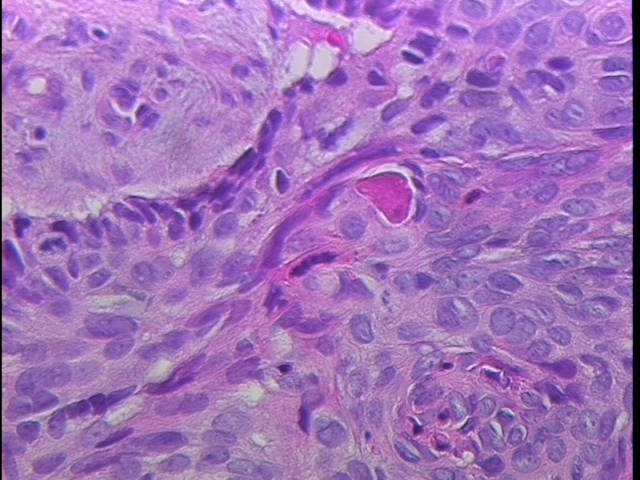
%> input picture Cancer/cancer 400x 1.bmp, 640 x 480 px
$ octave --eval "result = nuclei_counter(imread('Cancer/cancer 400x 1.bmp'));"   (GNU Octave 9; MATLAB toolbox functions it lacks are replaced by stand-ins)
%> lines starting %> are read from the running program, lines starting %| are printed output that depends on the picture

function [nuclei, V] = nuclei_counter(BW)
% This function takes a grayscale image and counts cell nuclei

% Image preprocessing
BW = bwareaopen(BW,30); % get rid of white regions smaller than 30 pixels. Modify if necessary.
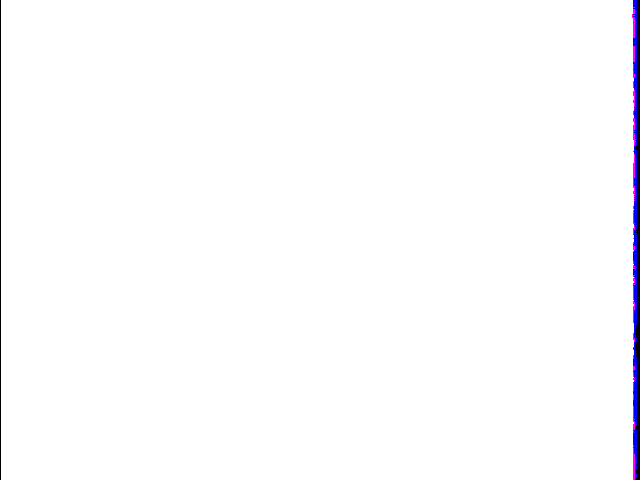
%> BW: size 480x640x3 logical; mean R, G, B 0.989, 0.988, 0.994
se = strel('disk', 2); % Modify threshold if necessary.
BW = imdilate(BW, se);
se = strel('disk', 2);
BW = imerode(BW, se);
cc = bwconncomp(BW); % default connectivity is 8. Modify if necessary.
%> cc = 1 connected component
numPixels = cellfun(@numel,cc.PixelIdxList);
%> numPixels = 914104

% Count Nuclei
nuclei  = cc.NumObjects;
%> nuclei = 1
% Nuclei Size Variance
V = var(numPixels,0,2); % Returns a scalar containing the variance of the elements in each row.
%> V = 0
%> `result = nuclei_counter(imread('Cancer/cancer 400x 1.bmp'));`: result = 1
end

$ run again, on Cancer/cancer 400x 10.bmp
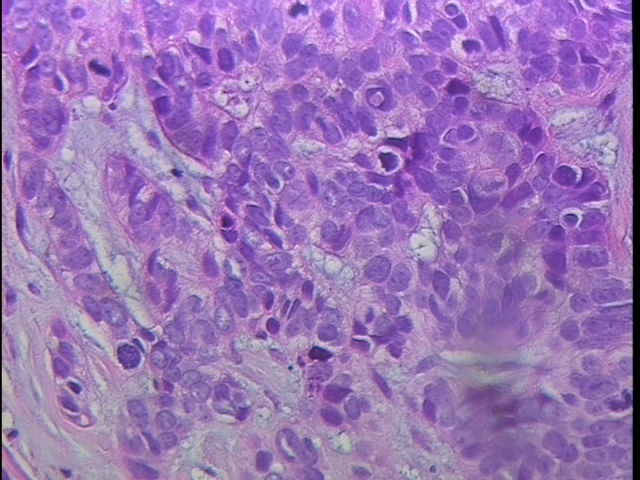
%> input picture Cancer/cancer 400x 10.bmp, 640 x 480 px
%> in nuclei_counter, `BW = bwareaopen(BW,30);`:
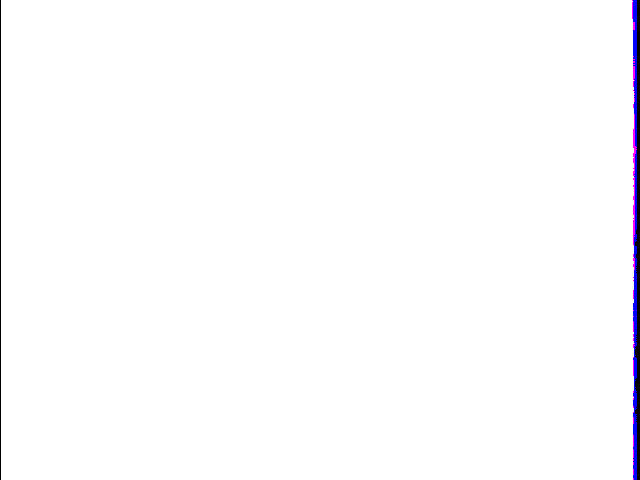
%> BW: size 480x640x3 logical; mean R, G, B 0.989, 0.988, 0.993
%> cc = 1 connected component
%> numPixels = 914049
%> nuclei = 1
%> V = 0
%> result = 1

$ run again, on Cancer/cancer 400x 11.bmp
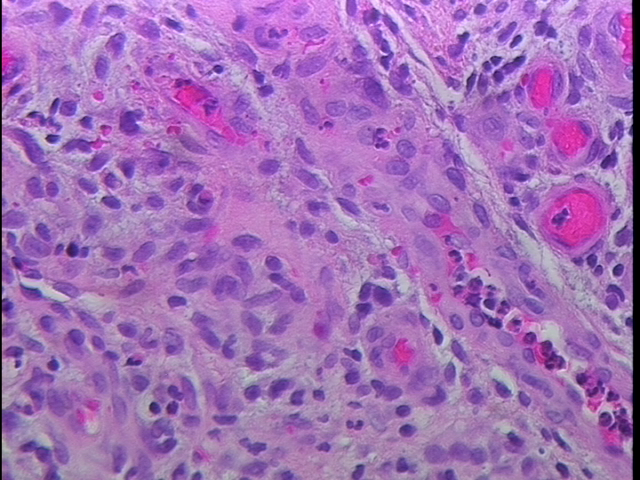
%> input picture Cancer/cancer 400x 11.bmp, 640 x 480 px
%> in nuclei_counter, `BW = bwareaopen(BW,30);`:
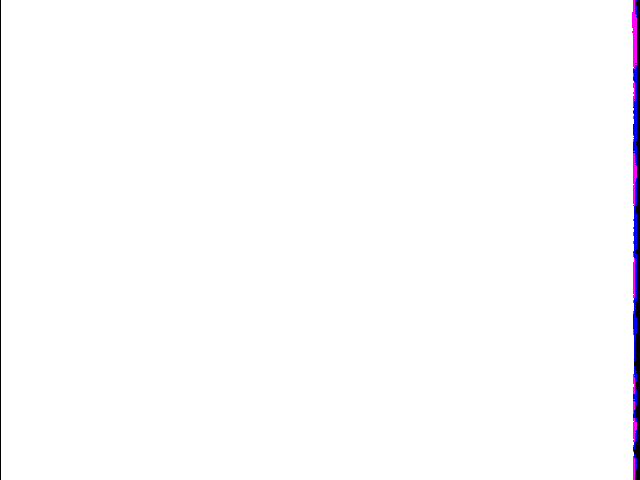
%> BW: size 480x640x3 logical; mean R, G, B 0.99, 0.988, 0.993
%> cc = 1 connected component
%> numPixels = 914177
%> nuclei = 1
%> V = 0
%> result = 1

$ run again, on Cancer/cancer 400x 12.bmp
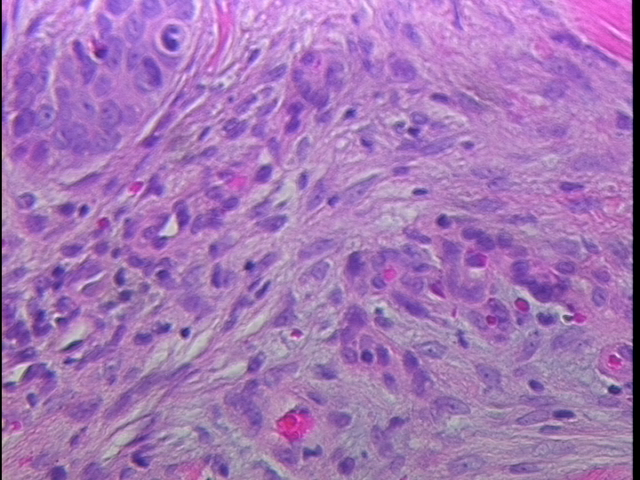
%> input picture Cancer/cancer 400x 12.bmp, 640 x 480 px
%> in nuclei_counter, `BW = bwareaopen(BW,30);`:
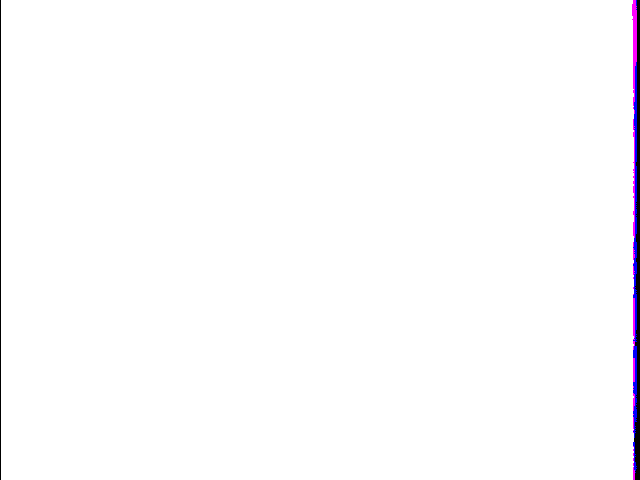
%> BW: size 480x640x3 logical; mean R, G, B 0.99, 0.988, 0.993
%> cc = 1 connected component
%> numPixels = 914280
%> nuclei = 1
%> V = 0
%> result = 1
